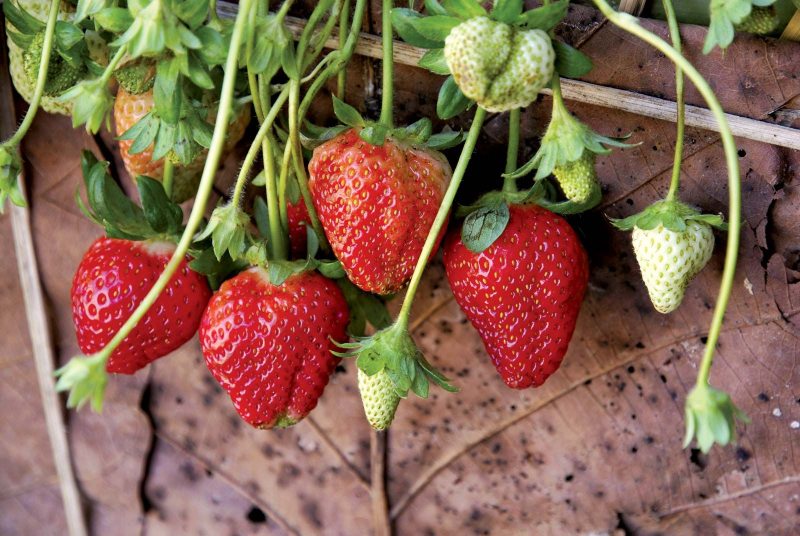
#> input picture data/strawberries.jpg, 1600 x 1071 px (shown at 1/2 size)
$ python ridge_detection.py
#> lines starting #> are read from the running program, lines starting #| are printed output that depends on the picture
import cv2
from skimage.filters import meijering, sato, frangi, hessian

img = cv2.imread('../data/strawberries.jpg')
#> img is the input picture: shape (1071, 1600, 3); mean B, G, R 80.5, 101.8, 133.5
img = cv2.resize(img, dsize=(0, 0), fx=0.5, fy=0.5)
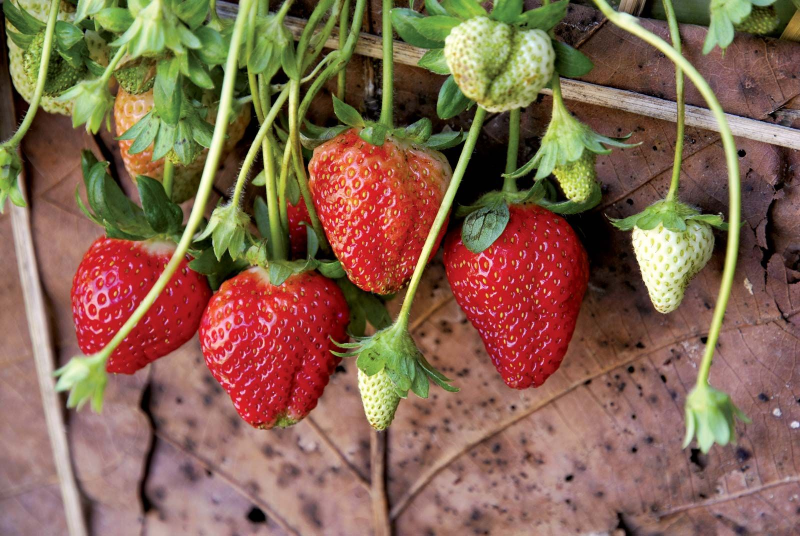
#> img: shape (536, 800, 3); mean B, G, R 80.7, 102, 133.7
vesselness = frangi(img, sigmas=(5, 6, 7, 8, 9, 10))
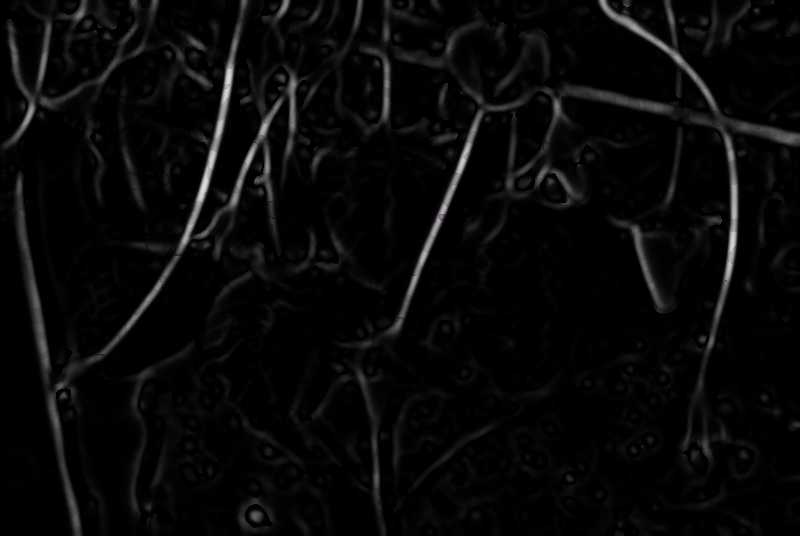
#> vesselness: shape (536, 800, 3) float64; mean B, G, R 0.034, 0.0338, 0.034

cv2.imshow('', vesselness)
cv2.waitKey(0)
cv2.destroyAllWindows()
